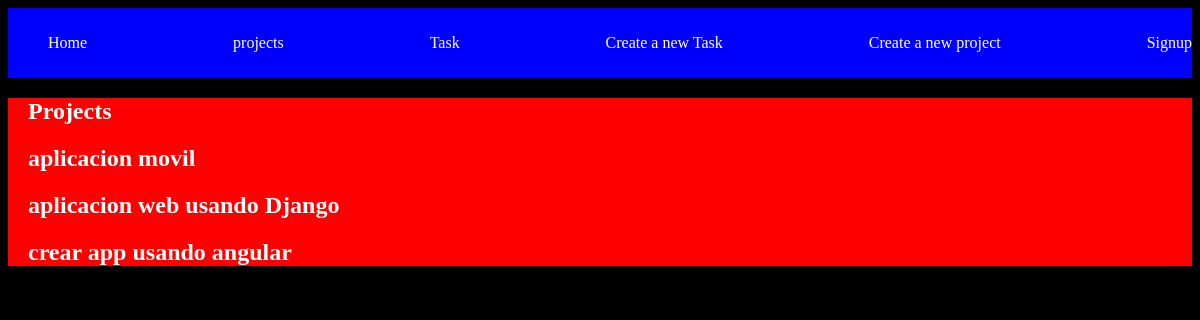
/projects/, run on the app's committed database.
### myapp/models.py (models this page shows, shortened)
class Project(models.Model):
    name = models.CharField(max_length=200)

### myapp/views.py (the view)
# urls.py: path("projects/", views.projects, name="Projects"),
def projects(request):
    projects = Project.objects.all()
    return render(request, 'projects/projects.html', {
        "projects": projects
    })

### myapp/templates/projects/projects.html
{% extends "base.html" %}
{% block content %}
<h1> Projects </h1>
{% for project in projects %}
<h2>{{project.name}}</h2>
{% endfor %}
{% endblock %}

### myapp/static/css/styles.css (style rules this page uses)
body { background: black; color:white; }

### data on the page
Project: name "aplicacion movil"
Project: name "aplicacion web usando Django"
Project: name "crear app usando angular"
